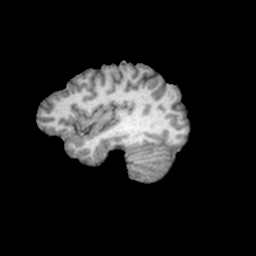
#> input picture keras_implementation/resources/spie_submission/figure_creation/images/bm3d_subj1_output-slice059.png, 256 x 256 px; its folder holds only this picture in this run
$ python crop_subregions.py
#> lines starting #> are read from the running program, lines starting #| are printed output that depends on the picture
"""
Used to create cropped subregions of result images and draw those cropped subregions as rectangles for figures in paper
"""

import cv2
import os
import matplotlib.pyplot as plt
from matplotlib.patches import Rectangle


image_dir = 'images'
new_image_dir = 'new_images'

# Blue crop coordinates
blue_x1 = 100
blue_x2 = 130
blue_y1 = 88
blue_y2 = 128

# Teal crop coordinates
yellow_x1 = 125
yellow_x2 = 170
yellow_y1 = 138
yellow_y2 = 178


if __name__ == "__main__":
    for image_name in os.listdir(image_dir):
        image = cv2.imread(os.path.join(image_dir, image_name))
#> image is the input picture: shape (256, 256, 3); min 0, max 255, mean 30.4

        image_name_no_ext, _ = os.path.splitext(image_name)

        # Save the blue crop
        crop_image_name = f'{os.path.join(new_image_dir, image_name_no_ext)}bluecrop.png'
        crop_image = image[blue_y1:blue_y2, blue_x1:blue_x2]
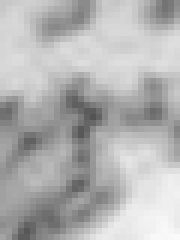
#> crop_image: shape (40, 30, 3) (shown 6 times larger); min 83, max 250, mean 178.7
        cv2.imwrite(crop_image_name, crop_image)

        # Save the yellow crop
        crop_image_name = f'{os.path.join(new_image_dir, image_name_no_ext)}tealcrop.png'
        crop_image = image[yellow_y1:yellow_y2, yellow_x1:yellow_x2]
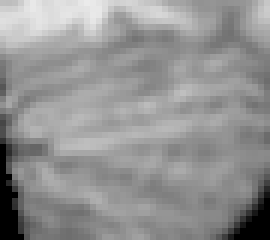
#> crop_image: shape (40, 45, 3) (shown 6 times larger); min 0, max 235, mean 146.4
        cv2.imwrite(crop_image_name, crop_image)

        ## Draw rectangles ##
        rect_image_name = f'{os.path.join(new_image_dir, image_name_no_ext)}rect.png'
        # blue rectangle
        rect_image = cv2.rectangle(image, (blue_x1, blue_y1), (blue_x2, blue_y2), (255, 0, 0), 2)
        # yellow rectangle
        rect_image = cv2.rectangle(rect_image, (yellow_x1, yellow_y1), (yellow_x2, yellow_y2), (255, 255, 0), 2)
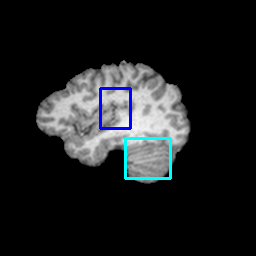
#> rect_image: shape (256, 256, 3); mean B, G, R 31.9, 30.3, 28.3
        # Save rectangle image
        cv2.imwrite(rect_image_name, rect_image)
